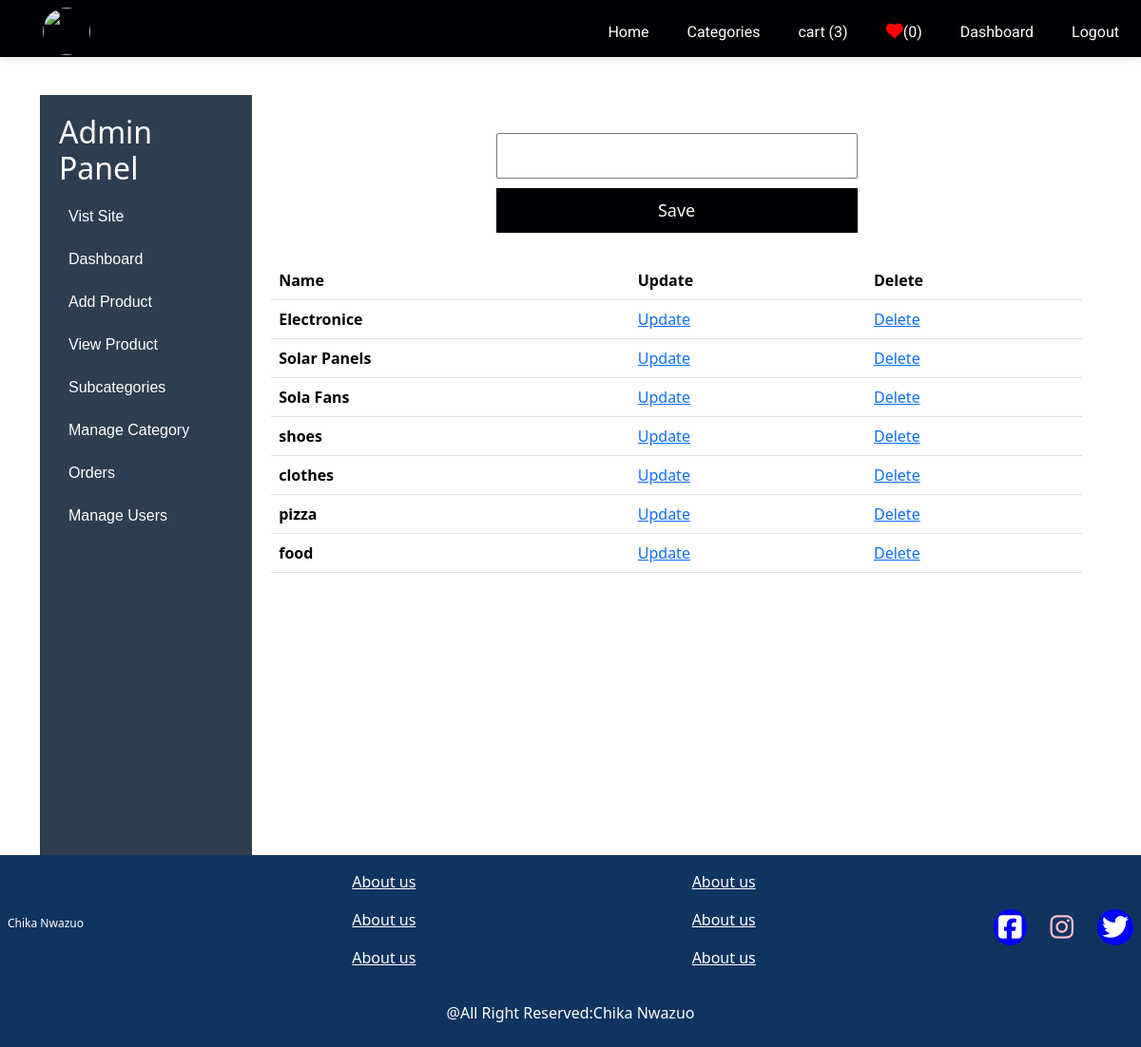
Page /adminapp/adminaddcat/ (signed in) on the committed database.
### adminapp/models.py (models this page shows, shortened)
class Category(models.Model):
    name=models.CharField(max_length=200,unique=True)

### adminapp/views.py (the view, shortened to what this page needs)
# urls.py: path('adminaddcat/',views.adminaddcat.as_view(),name='adminaddcat'),
class adminaddcat(View):
    def get(self,request):
        if not request.user.is_superuser:
            return redirect('/')
        categoryform=CategoryForm()
        context={'categoryform':categoryform,'title':'Add category'}
        return render(request,'pages/adminaddcat.html',context)

### adminapp/forms.py
class CategoryForm(forms.ModelForm):
	class Meta:
		model=Category
		fields=('name',)
		name = forms.CharField(widget=forms.TextInput(attrs={'placeholder':'Category name'}))

### adminapp/analaystics.py (called while the page is built)
def analaytics(request):
    number_of_p= Product.objects.count()
    users=User.objects.count()
    product_selling_total= Product.objects.aggregate(price=Sum('price'))['price'] or 0
    product_bought_total= Product.objects.aggregate(bought_price=Sum('bought_price'))['bought_price'] or 0
    total_order= PaymentRecord.objects.aggregate(total_amount=Sum('total_amount'))['total_amount'] or 0
    profit=product_bought_total - product_selling_total
    return{'number_of_p':number_of_p,'users':users,"product_selling_total":product_selling_total,"profit":profit,'product_bought_total':product_bought_total}

### commapp/context_processors.py (called while the page is built)
def category(request):
	category=Category.objects.all()
	categorytopbar=Category.objects.filter(categories__isnull=False).distinct()
	subcategory=Subcategory.objects.all()
	if request.user.is_authenticated:
		getwishlist=Wishlist.objects.filter(user=request.user).count()
		countcart=Cart.objects.filter(users=request.user).count()
	else:
		getwishlist=0
		countcart=0
	return{'category':category,'subcategory':subcategory,'categorytopbar':categorytopbar,'getwishlist':getwishlist,'countcart':countcart}

### adminapp/templates/pages/adminaddcat.html (shortened to what this page needs)
{% extends 'layout/based.html' %}
{% block content %}
<div class="adminpage_Settings">
  {% include 'adminlayout/adminsidebar.html' %}
  <div class="admin_container">
    <form action="" method="post">
	{{categoryform.name}}
	<button type="submit">Save</button>
</form>
<table class="table">
  <thead>
    <tr>
      <th scope="col">Name</th>
      <th scope="col">Update</th>
      <th scope="col">Delete</th>
    </tr>
  </thead>
  <tbody>
    {% for c in category %}
    <tr>
      <th scope="row">{{c.name}}</th>
      <td><a href="{% url 'adminapp:update_category' c.id %}">Update</a></td>
       <td><a href="{% url 'adminapp:update_category' c.id %}">Delete</a></td>
    </tr>
    {% endfor %}
  </tbody>
</table>
</div>
</div>
{% endblock %}

### commapp/static/css/navbar.css (style rules this page uses)
* { padding: 0; margin: 0; }
body { font-family: 'Roboto', sans-serif; }
:root { --primary-color: #000004;; --font-family: 'Roboto', sans-serif; }

### commapp/static/css/forms.css (style rules this page uses)
:root { --primary-color: #EB556E; --font-family: 'Roboto', sans-serif; }
form { display: flex; flex-direction: column; padding: 10px; max-width: 400px; margin: 10px auto; }
::placeholder { color: #ccc; }
form>input,select { padding: 10px; outline: none; margin-bottom: 10px; }
form>button { padding: 10px; border: none; margin-bottom: 10px; color: white; font-size: 18px; font-weight: 500; background-color: var(--primary-color); cursor: pointer; }

### commapp/static/css/product.css (style rules this page uses)
:root { --primary-color: #000004;; --font-family: 'Roboto', sans-serif; }
body { font-family: 'Franklin Gothic Medium', 'Arial Narrow', Arial, sans-serif; }

### commapp/static/css/admincss.css (style rules this page uses)
body { font-family: 'Franklin Gothic Medium', 'Arial Narrow', Arial, sans-serif; background-color: #aeb2b6; }
.adminpage_Settings { display: flex; width: 100% !important; margin: 0px auto; }
.admin_container { width: 80%; padding: 20px; }

### rows in the picture
Category: name "Electronice"
Category: name "Solar Panels"
Category: name "Sola Fans"
Category: name "shoes"
Category: name "clothes"
Category: name "pizza"
Category: name "food"

### other values in the picture
{{ countcart }} "3"
{{ getwishlist }} "0"
